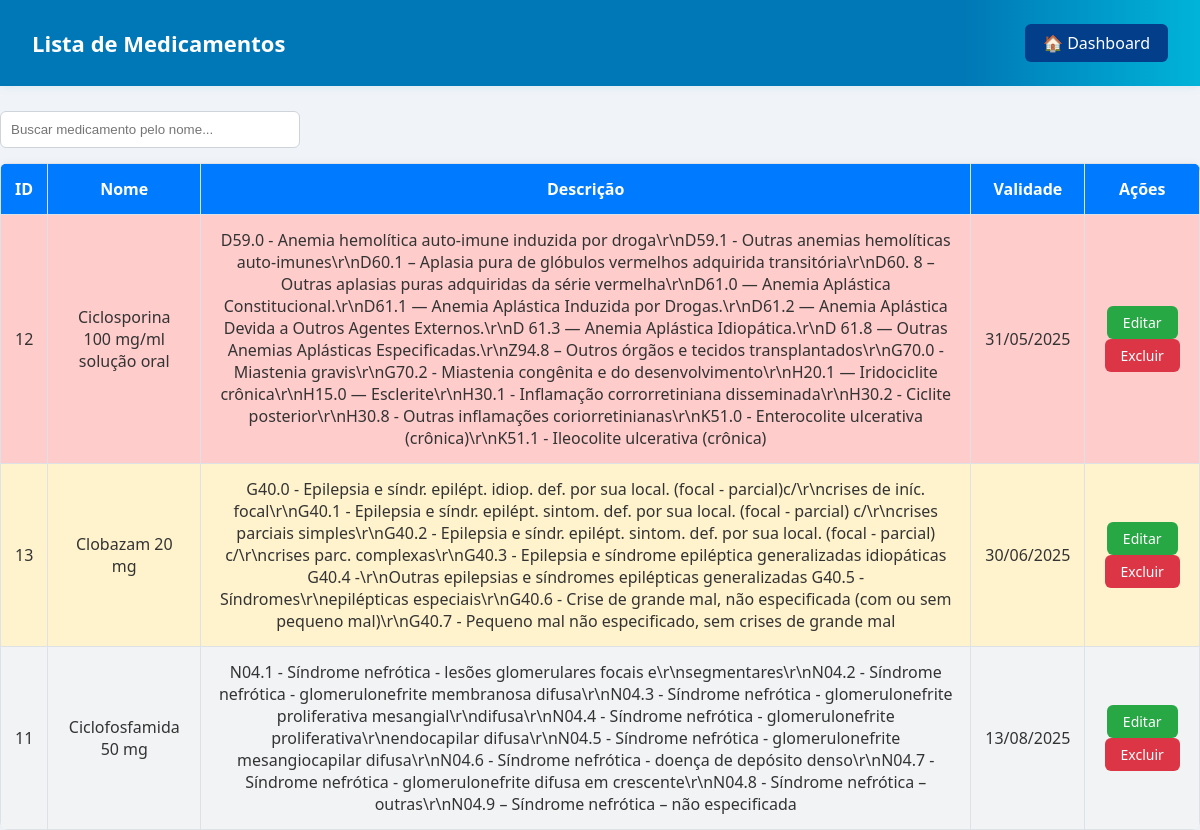
/php/listar_medicamentos.php (signed in), run on the app's committed database.
### tables this page shows
CREATE TABLE `medicamentos` (
  `id` int(11) NOT NULL,
  `nome` varchar(100) NOT NULL,
  `descricao` text DEFAULT NULL,
  `validade` date NOT NULL,
  `quantidade` int(11) NOT NULL DEFAULT 0
);

### php/listar_medicamentos.php (the view, shortened to what this page needs)
<?php
include("conexao.php");
$conn->set_charset("utf8");
$sql = "SELECT * FROM medicamentos ORDER BY validade ASC";
$result = $conn->query($sql);
?>
<!DOCTYPE html>
<html lang="pt-br">
<head>
    <link rel="stylesheet" href="../css/style.css">
    <link rel="stylesheet" href="../css/listar_medicamentos.css">
</head>
<body>
<div class="top-bar">
    <h2>Lista de Medicamentos</h2>
    <a href="dashboard.php">🏠 Dashboard</a>
</div>
<input type="text" id="busca" onkeyup="filtrarMedicamentos()" placeholder="Buscar medicamento pelo nome...">
<table id="tabelaMedicamentos">
    <tr>
        <th>ID</th>
        <th>Nome</th>
        <th>Descrição</th>
        <th>Validade</th>
        <th>Ações</th>
    </tr>
    <?php
    if ($result->num_rows > 0) {
        while ($med = $result->fetch_assoc()) {
            $validade = new DateTime($med['validade']);
            $hoje = new DateTime();
            $intervalo = $hoje->diff($validade);
            $diasRestantes = $intervalo->days;
            $classe = "";
            if ($validade < $hoje) {
                $classe = "expirado";
            } elseif ($diasRestantes <= 30) {
                $classe = "vencendo";
            }
            echo "<tr class='$classe'>";
            echo "<td>{$med['id']}</td>";
            echo "<td>{$med['nome']}</td>";
            echo "<td>{$med['descricao']}</td>";
            echo "<td>".date('d/m/Y', strtotime($med['validade']))."</td>";
            echo "<td>
                    <a class='btn btn-editar' href='editar_medicamento.php?id={$med['id']}'>Editar</a>
                    <a class='btn btn-excluir' href='excluir_medicamento.php?id={$med['id']}' onclick='return confirm(\"Tem certeza?\")'>Excluir</a>
                  </td>";
            echo "</tr>";
        }
    } else {
        echo "<tr><td colspan='5'>Nenhum medicamento cadastrado.</td></tr>";
    }
    ?>
</table>
</body>
</html>

### css/style.css (style rules this page uses)
* { margin: 0; padding: 0; box-sizing: border-box; }
body { font-family: 'Segoe UI', sans-serif; background-color: #f0f4f8; color: #333; }
.top-bar { background: linear-gradient(90deg, #0077b6 80%, #00b4d8 100%); color: #fff; padding: 24px 32px; display: flex; justify-content: space-between; align-items: center; box-shadow: 0 2px 8px rgba(0, 119, 182, 0.08); }
.top-bar h2, .top-bar h1 { font-size: 22px; }
.top-bar a { color: #fff; text-decoration: none; background-color: #023e8a; padding: 8px 18px; border-radius: 6px; transition: background 0.3s; font-weight: 500; }

### css/listar_medicamentos.css (style rules this page uses)
.top-bar { display: flex; justify-content: space-between; align-items: center; margin-bottom: 25px; }
.top-bar h2 { color: #ffffff; }
.btn { display: inline-block; padding: 7px 16px; border: none; border-radius: 6px; color: #fff; text-decoration: none; cursor: pointer; font-size: 14px; margin: 0 2px; min-width: 70px; text-align: center; transition: background 0.2s; vertical-align: middle; }
.btn-editar { background-color: #28a745; }
.btn-excluir { background-color: #dc3545; }
#busca { padding: 10px; width: 300px; margin-bottom: 15px; border: 1px solid #ced4da; border-radius: 6px; }
table { width: 100%; border-collapse: collapse; border-radius: 8px; overflow: hidden; box-shadow: 0 0 8px rgba(0,0,0,0.05); }
th, td { padding: 14px; border: 1px solid #dee2e6; text-align: center; }
td { text-align: center; vertical-align: middle; }
th { background-color: #007BFF; color: white; font-weight: 600; }
tr:nth-child(even) { background-color: #f1f3f5; }
.expirado { background-color: #ffcccc !important; }
.vencendo { background-color: #fff3cd !important; }

### data on the page
medicamentos: id "12", nome "Ciclosporina 100 mg/ml solução oral", descricao "D59.0 - Anemia hemolítica auto-imune induzida por droga\\r\\nD59.1 - Outras anemias hemolíticas auto-imunes\\r\\nD60.1 – Aplasia pura de glóbulos vermelhos adquirida transitória\\r\\nD60. 8 – Outras aplasias puras adquiridas da série vermelha\\r\\nD61.0 — Anemia Aplástica Constitucional.\\r\\nD61.1 — Anemia Aplástica Induzida por Drogas.\\r\\nD61.2 — Anemia Aplástica Devida a Outros Agentes Externos.\\r\\nD 61.3 — Anemia Aplástica Idiopática.\\r\\nD 61.8 — Outras Anemias Aplásticas Especificadas.\\r\\nZ94.8 – Outros órgãos e tecidos transplantados\\r\\nG70.0 - Miastenia gravis\\r\\nG70.2 - Miastenia congênita e do desenvolvimento\\r\\nH20.1 — Iridociclite crônica\\r\\nH15.0 — Esclerite\\r\\nH30.1 - Inflamação…", validade "31/05/2025"
medicamentos: id "13", nome "Clobazam 20 mg", descricao "G40.0 - Epilepsia e síndr. epilépt. idiop. def. por sua local. (focal - parcial)c/\\r\\ncrises de iníc. focal\\r\\nG40.1 - Epilepsia e síndr. epilépt. sintom. def. por sua local. (focal - parcial) c/\\r\\ncrises parciais simples\\r\\nG40.2 - Epilepsia e síndr. epilépt. sintom. def. por sua local. (focal - parcial) c/\\r\\ncrises parc. complexas\\r\\nG40.3 - Epilepsia e síndrome epiléptica generalizadas idiopáticas G40.4 -\\r\\nOutras epilepsias e síndromes epilépticas generalizadas G40.5 - Síndromes\\r\\nepilépticas especiais\\r\\nG40.6 - Crise de grande mal, não especificada (com ou sem pequeno mal)\\r\\nG40.7 - Pequeno mal não especificado, sem crises de grande mal", validade "30/06/2025"
medicamentos: id "11", nome "Ciclofosfamida 50 mg", descricao "N04.1 - Síndrome nefrótica - lesões glomerulares focais e\\r\\nsegmentares\\r\\nN04.2 - Síndrome nefrótica - glomerulonefrite membranosa difusa\\r\\nN04.3 - Síndrome nefrótica - glomerulonefrite proliferativa mesangial\\r\\ndifusa\\r\\nN04.4 - Síndrome nefrótica - glomerulonefrite proliferativa\\r\\nendocapilar difusa\\r\\nN04.5 - Síndrome nefrótica - glomerulonefrite mesangiocapilar difusa\\r\\nN04.6 - Síndrome nefrótica - doença de depósito denso\\r\\nN04.7 - Síndrome nefrótica - glomerulonefrite difusa em crescente\\r\\nN04.8 - Síndrome nefrótica – outras\\r\\nN04.9 – Síndrome nefrótica – não especificada", validade "13/08/2025"
